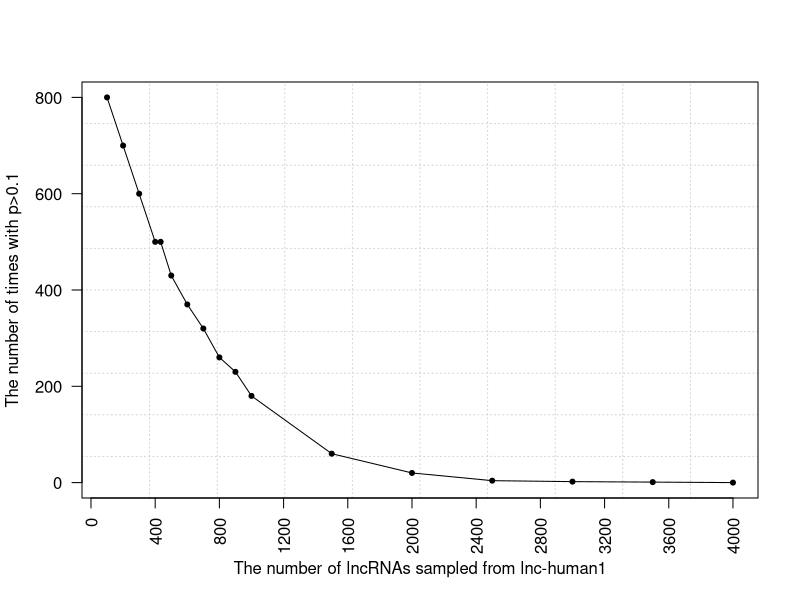

Here is the R script that generated this plot:
x=c((1:4)*100,434,(5:10)*100, 100*seq(15,40,5))
y=c(8,7,6,5,5,4.3,3.7,3.2,2.6,2.3,1.8,0.6,0.2,0.04,0.02,0.01,0)*100

sam=data.frame(number=x,time=y)

par(mfrow=c(1,1))
plot(x,y,type = "o",
     pch=20,
     xaxt = "n",
     yaxt = "n",
     cex.axis =1,
     xlab = "The number of lncRNAs sampled from lnc-human1",
     ylab = "The number of times with p>0.1",
     asp = c(xlim = c(0,max(x)),
             ylim = c(min(y),max(y)),
             grid(nx=10,ny=10)
     ))

axis(2,
     tick = TRUE,
     at = seq(0, 800,200),
     las = 1,
     cex.axis =1,
     labels = seq(0, 800,200))

axis(
  1,
  tick = TRUE,
  at = seq(0,4000,400),
  las = 2,
  cex.axis =1,
  labels = seq(0,4000,400)
)
